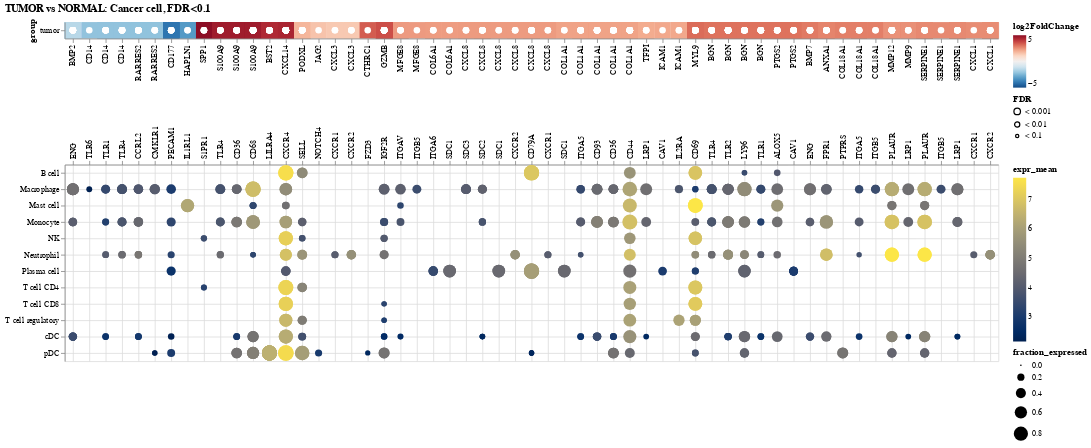

Notebook source saved alongside this figure:
### Code cell
heatmap = cpdba.plot_result(
    cpdb_sig_int.loc[lambda x: x["source_genesymbol"].isin(top_genes)],
    title=title_plot,
    aggregate=False,
    cluster="heatmap",
    label_limit=110,
)
heatmap

### Figure 1 — Vega-Lite specification as saved in the notebook (floating-point values rounded to 4 significant figures; data arrays with more than 128 entries replaced by an {"elided": "..."} marker saying what was removed)
{"config": {"view": {"continuousWidth": 300, "continuousHeight": 300}, "concat": {"spacing": -20}, "mark": {"opacity": 1}}, "vconcat": [{"layer": [{"data": {"name": "data-33acc97bd6796ce071eaedfc0b84b34f"}, "mark": {"type": "rect"}, "encoding": {"color": {"field": "log2FoldChange", "scale": {"domain": [-4.688, 4.688], "reverse": true, "scheme": "redblue"}, "type": "quantitative"}, "x": {"field": "interaction", "sort": ["BMP2_ENG", "CD14_TLR6", "CD14_TLR1", "CD14_TLR4", "RARRES2_CCRL2", "RARRES2_CMKLR1", "CD177_PECAM1", "HAPLN1_IL1RL1", "SPP1_S1PR1", "S100A9_TLR4", "S100A9_CD36", "S100A9_CD68", "BST2_LILRA4", "CXCL14_CXCR4", "PODXL_SELL", "JAG2_NOTCH4", "CXCL3_CXCR1", "CXCL3_CXCR2", "CTHRC1_FZD3", "GZMB_IGF2R", "MFGE8_ITGAV", "MFGE8_ITGB5", "COL6A1_ITGA6", "COL6A1_SDC1", "CXCL8_SDC3", "CXCL8_SDC2", "CXCL8_SDC1", "CXCL8_CXCR2", "CXCL8_CD79A", "CXCL8_CXCR1", "COL1A1_SDC1", "COL1A1_ITGA5", "COL1A1_CD93", "COL1A1_CD36", "COL1A1_CD44", "TFPI_LRP1", "ICAM1_CAV1", "ICAM1_IL2RA", "MYL9_CD69", "BGN_TLR4", "BGN_TLR2", "BGN_LY96", "BGN_TLR1", "PTGS2_ALOX5", "PTGS2_CAV1", "BMP7_ENG", "ANXA1_FPR1", "COL18A1_PTPRS", "COL18A1_ITGA5", "COL18A1_ITGB5", "MMP12_PLAUR", "MMP9_LRP1", "SERPINE1_PLAUR", "SERPINE1_ITGB5", "SERPINE1_LRP1", "CXCL1_CXCR1", "CXCL1_CXCR2"], "type": "nominal"}, "y": {"field": "group", "type": "nominal"}}, "title": ""}, {"data": {"name": "data-33acc97bd6796ce071eaedfc0b84b34f"}, "mark": {"type": "point", "color": "white", "filled": true, "stroke": "black", "strokeWidth": 0}, "encoding": {"size": {"field": "FDR", "scale": {"domain": ["< 0.001", "< 0.01", "< 0.1"], "range": [64.0, 16.0, 4.0]}, "type": "nominal"}, "x": {"field": "interaction", "sort": ["BMP2_ENG", "CD14_TLR6", "CD14_TLR1", "CD14_TLR4", "RARRES2_CCRL2", "RARRES2_CMKLR1", "CD177_PECAM1", "HAPLN1_IL1RL1", "SPP1_S1PR1", "S100A9_TLR4", "S100A9_CD36", "S100A9_CD68", "BST2_LILRA4", "CXCL14_CXCR4", "PODXL_SELL", "JAG2_NOTCH4", "CXCL3_CXCR1", "CXCL3_CXCR2", "CTHRC1_FZD3", "GZMB_IGF2R", "MFGE8_ITGAV", "MFGE8_ITGB5", "COL6A1_ITGA6", "COL6A1_SDC1", "CXCL8_SDC3", "CXCL8_SDC2", "CXCL8_SDC1", "CXCL8_CXCR2", "CXCL8_CD79A", "CXCL8_CXCR1", "COL1A1_SDC1", "COL1A1_ITGA5", "COL1A1_CD93", "COL1A1_CD36", "COL1A1_CD44", "TFPI_LRP1", "ICAM1_CAV1", "ICAM1_IL2RA", "MYL9_CD69", "BGN_TLR4", "BGN_TLR2", "BGN_LY96", "BGN_TLR1", "PTGS2_ALOX5", "PTGS2_CAV1", "BMP7_ENG", "ANXA1_FPR1", "COL18A1_PTPRS", "COL18A1_ITGA5", "COL18A1_ITGB5", "MMP12_PLAUR", "MMP9_LRP1", "SERPINE1_PLAUR", "SERPINE1_ITGB5", "SERPINE1_LRP1", "CXCL1_CXCR1", "CXCL1_CXCR2"], "type": "nominal"}, "y": {"field": "group", "type": "nominal"}}}], "encoding": {"x": {"axis": {"labelExpr": "split(datum.label, '_')[0]", "orient": "bottom"}, "title": null}}}, {"data": {"name": "data-c5e49924cdba1c5ccb819314f7b041a4"}, "mark": {"type": "circle"}, "encoding": {"color": {"field": "expr_mean", "scale": {"scheme": "cividis"}, "type": "quantitative"}, "size": {"field": "fraction_expressed", "type": "quantitative"}, "x": {"axis": {"grid": true, "labelExpr": "split(datum.label, '_')[1]", "labelLimit": 110, "orient": "top", "title": null}, "field": "interaction", "sort": ["BMP2_ENG", "CD14_TLR6", "CD14_TLR1", "CD14_TLR4", "RARRES2_CCRL2", "RARRES2_CMKLR1", "CD177_PECAM1", "HAPLN1_IL1RL1", "SPP1_S1PR1", "S100A9_TLR4", "S100A9_CD36", "S100A9_CD68", "BST2_LILRA4", "CXCL14_CXCR4", "PODXL_SELL", "JAG2_NOTCH4", "CXCL3_CXCR1", "CXCL3_CXCR2", "CTHRC1_FZD3", "GZMB_IGF2R", "MFGE8_ITGAV", "MFGE8_ITGB5", "COL6A1_ITGA6", "COL6A1_SDC1", "CXCL8_SDC3", "CXCL8_SDC2", "CXCL8_SDC1", "CXCL8_CXCR2", "CXCL8_CD79A", "CXCL8_CXCR1", "COL1A1_SDC1", "COL1A1_ITGA5", "COL1A1_CD93", "COL1A1_CD36", "COL1A1_CD44", "TFPI_LRP1", "ICAM1_CAV1", "ICAM1_IL2RA", "MYL9_CD69", "BGN_TLR4", "BGN_TLR2", "BGN_LY96", "BGN_TLR1", "PTGS2_ALOX5", "PTGS2_CAV1", "BMP7_ENG", "ANXA1_FPR1", "COL18A1_PTPRS", "COL18A1_ITGA5", "COL18A1_ITGB5", "MMP12_PLAUR", "MMP9_LRP1", "SERPINE1_PLAUR", "SERPINE1_ITGB5", "SERPINE1_LRP1", "CXCL1_CXCR1", "CXCL1_CXCR2"], "type": "nominal"}, "y": {"axis": {"grid": true}, "field": "cell_type", "title": null, "type": "nominal"}}}], "resolve": {"scale": {"color": "independent", "size": "independent", "x": "independent"}}, "title": "TUMOR vs NORMAL: Cancer cell, FDR<0.1", "$schema": "https://vega.github.io/schema/vega-lite/v5.16.3.json", "datasets": {"data-33acc97bd6796ce071eaedfc0b84b34f": {"elided": "408 records"}, "data-c5e49924cdba1c5ccb819314f7b041a4": {"elided": "408 records"}}}
